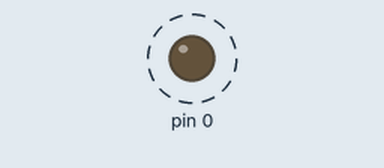
This sketch was run on a simulated Arduino Uno, built with avr-gcc and run on an emulated ATmega328P. On the bench: output pins drawn as LEDs (lit = HIGH). Dashed ring = blinking.

Above: at 0.4 s.
Timing chart, 0 to 3.0 s (numbered marks = the images above):
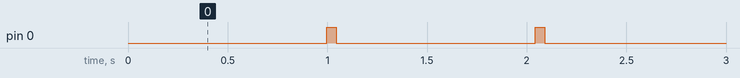

Measured:
- by itself, pin 0: alternates HIGH for 0.05 s and LOW for 1.0 s

The sketch:

Exp_2_Obs_1.ino
```cpp
#include<avr/io.h>
#include<util/delay.h>
int oncount = 0;
int offcount = 0;
int main (void)
{
  DDRD = 0x01;
  TCCR2A = 0x00;
  TCCR0A = 0x00;
  TCCR0B = 0x03;
  while (1)
  {
    if (TCNT0 == 249)
    {
      offcount++;
      TCNT0 = 0;
    }
    if (offcount == 1000)
    {
      PORTD = 0x01;
      offcount = 0;
      TCCR0B = 0;
      TCCR2B = 0x03;
    }
    if (TCNT2 == 249)
    {
      oncount++;
      TCNT2 = 0;
    }
    if (oncount == 100)
    {
      PORTD = 0x00;
      oncount = 0;
      TCCR2B = 0;
      TCCR0B = 0x03;
    }
  }
}
```
